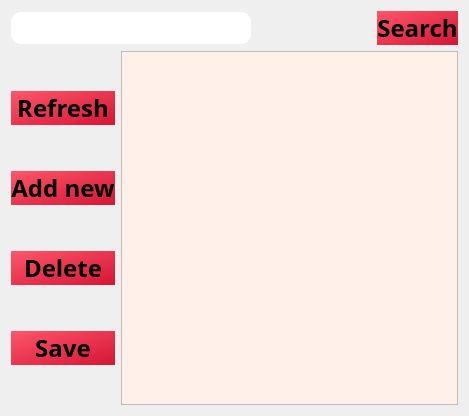
      <widget class="QWidget" name="tab_2">
       <attribute name="title">
        <string>Course</string>
       </attribute>
       <layout class="QVBoxLayout" name="verticalLayout_8">
        <item>
         <layout class="QVBoxLayout" name="verticalLayout_7">
          <item>
           <layout class="QHBoxLayout" name="horizontalLayout_6" stretch="1,0,0">
            <item>
             <widget class="QLineEdit" name="lineEdit_course">
              <property name="font">
               <font>
                <family>Segoe UI Semibold</family>
                <pointsize>20</pointsize>
                <bold>true</bold>
               </font>
              </property>
              <property name="styleSheet">
               <string notr="true">/* Search bar container */
QLineEdit#lineEdit_course {
  position: relative;
  display: inline-block;
  height: 32px;
  width: 240px;
  margin: 0;
  padding: 0;
  background-color: #fff;
  border: none;
  border-radius: 10px;
color:#0d0d0d;
}
</string>
              </property>
             </widget>
            </item>
            <item>
             <spacer name="horizontalSpacer_2">
              <property name="orientation">
               <enum>Qt::Horizontal</enum>
              </property>
              <property name="sizeHint" stdset="0">
               <size>
                <width>120</width>
                <height>20</height>
               </size>
              </property>
             </spacer>
            </item>
            <item>
             <widget class="QPushButton" name="search_course">
              <property name="font">
               <font>
                <family>Gilroy</family>
                <pointsize>18</pointsize>
                <bold>true</bold>
               </font>
              </property>
              <property name="styleSheet">
               <string notr="true">background: qlineargradient(spread:pad, x1:0, y1:0, x2:1, y2:1, stop:0 rgba(254, 86, 106, 255), stop:1 rgba(213, 21, 53, 255));
border: none;
font-family: Gilroy,sans-serif;</string>
              </property>
              <property name="text">
               <string>Search</string>
              </property>
              <property name="icon">
               <iconset resource="Resource.qrc">
                <normaloff>:/new/img/Artboard 1 copy.png</normaloff>:/new/img/Artboard 1 copy.png</iconset>
              </property>
              <property name="iconSize">
               <size>
                <width>25</width>
                <height>25</height>
               </size>
              </property>
             </widget>
            </item>
           </layout>
          </item>
          <item>
           <layout class="QHBoxLayout" name="horizontalLayout_5">
            <item>
             <layout class="QVBoxLayout" name="verticalLayout_5">
              <item>
               <spacer name="verticalSpacer_7">
                <property name="orientation">
                 <enum>Qt::Vertical</enum>
                </property>
                <property name="sizeHint" stdset="0">
                 <size>
                  <width>20</width>
                  <height>40</height>
                 </size>
                </property>
               </spacer>
              </item>
              <item>
               <widget class="QPushButton" name="RefreshCButton">
                <property name="font">
                 <font>
                  <family>Gilroy</family>
                  <pointsize>18</pointsize>
                  <bold>true</bold>
                 </font>
                </property>
                <property name="styleSheet">
                 <string notr="true">background: qlineargradient(spread:pad, x1:0, y1:0, x2:1, y2:1, stop:0 rgba(254, 86, 106, 255), stop:1 rgba(213, 21, 53, 255));
border: none;
font-family: Gilroy,sans-serif;</string>
                </property>
                <property name="text">
                 <string>Refresh</string>
                </property>
                <property name="icon">
                 <iconset>
                  <selectedoff>:/new/img/ref.png</selectedoff>
                 </iconset>
                </property>
                <property name="iconSize">
                 <size>
                  <width>30</width>
                  <height>30</height>
                 </size>
                </property>
               </widget>
              </item>
              <item>
               <spacer name="verticalSpacer_8">
                <property name="orientation">
                 <enum>Qt::Vertical</enum>
                </property>
                <property name="sizeHint" stdset="0">
                 <size>
                  <width>20</width>
                  <height>40</height>
                 </size>
                </property>
               </spacer>
              </item>
              <item>
               <widget class="QPushButton" name="addCourse">
                <property name="font">
                 <font>
                  <family>Gilroy</family>
                  <pointsize>18</pointsize>
                  <bold>true</bold>
                 </font>
                </property>
                <property name="styleSheet">
                 <string notr="true">background: qlineargradient(spread:pad, x1:0, y1:0, x2:1, y2:1, stop:0 rgba(254, 86, 106, 255), stop:1 rgba(213, 21, 53, 255));
border: none;
font-family: Gilroy,sans-serif;</string>
                </property>
                <property name="text">
                 <string>Add new</string>
                </property>
                <property name="icon">
                 <iconset>
                  <selectedoff>:/new/img/add.png</selectedoff>
                 </iconset>
                </property>
                <property name="iconSize">
                 <size>
                  <width>30</width>
                  <height>30</height>
                 </size>
                </property>
               </widget>
              </item>
              <item>
               <spacer name="verticalSpacer_10">
                <property name="orientation">
                 <enum>Qt::Vertical</enum>
                </property>
                <property name="sizeHint" stdset="0">
                 <size>
                  <width>20</width>
                  <height>40</height>
                 </size>
                </property>
               </spacer>
              </item>
              <item>
               <widget class="QPushButton" name="delete_course">
                <property name="font">
                 <font>
                  <family>Gilroy</family>
                  <pointsize>18</pointsize>
                  <bold>true</bold>
                 </font>
                </property>
                <property name="styleSheet">
                 <string notr="true">background: qlineargradient(spread:pad, x1:0, y1:0, x2:1, y2:1, stop:0 rgba(254, 86, 106, 255), stop:1 rgba(213, 21, 53, 255));
border: none;
font-family: Gilroy,sans-serif;</string>
                </property>
                <property name="text">
                 <string>Delete</string>
                </property>
                <property name="icon">
                 <iconset>
                  <selectedoff>:/new/img/delete.png</selectedoff>
                 </iconset>
                </property>
                <property name="iconSize">
                 <size>
                  <width>30</width>
                  <height>30</height>
                 </size>
                </property>
               </widget>
              </item>
              <item>
               <spacer name="verticalSpacer_11">
                <property name="orientation">
                 <enum>Qt::Vertical</enum>
                </property>
                <property name="sizeHint" stdset="0">
                 <size>
                  <width>20</width>
                  <height>40</height>
                 </size>
                </property>
               </spacer>
              </item>
              <item>
               <widget class="QPushButton" name="save_course">
                <property name="font">
                 <font>
                  <family>Gilroy</family>
                  <pointsize>18</pointsize>
                  <bold>true</bold>
                 </font>
                </property>
                <property name="styleSheet">
                 <string notr="true">background: qlineargradient(spread:pad, x1:0, y1:0, x2:1, y2:1, stop:0 rgba(254, 86, 106, 255), stop:1 rgba(213, 21, 53, 255));
border: none;
font-family: Gilroy,sans-serif;</string>
                </property>
                <property name="text">
                 <string>Save</string>
                </property>
                <property name="icon">
                 <iconset>
                  <selectedoff>:/new/img/save.png</selectedoff>
                 </iconset>
                </property>
                <property name="iconSize">
                 <size>
                  <width>30</width>
                  <height>30</height>
                 </size>
                </property>
               </widget>
              </item>
              <item>
               <spacer name="verticalSpacer_12">
                <property name="orientation">
                 <enum>Qt::Vertical</enum>
                </property>
                <property name="sizeHint" stdset="0">
                 <size>
                  <width>20</width>
                  <height>40</height>
                 </size>
                </property>
               </spacer>
              </item>
             </layout>
            </item>
            <item>
             <widget class="QTableWidget" name="courseTable">
              <property name="styleSheet">
               <string notr="true">QWidget {
    background-color: rgb(255, 241, 233);
    color: #ffffff;
 font-weight: bold;
}

QHeaderView::section {
    background-color: qlineargradient(spread:pad, x1:0, y1:0, x2:1, y2:1, stop:0 rgba(254, 86, 106, 255), stop:1 rgba(213, 21, 53, 255));
    padding: 4px;
    border: 1px solid #fffff8;
    font-size: 16pt;
}

QTableWidget {
    gridline-color: #fffff8;
    font-size: 14pt;
}

QTableView::item 
{
    font-size: 14pt;
	color: rgb(0, 0, 0);
    font-size: 14pt;
}
</string>
              </property>
              <property name="editTriggers">
               <set>QAbstractItemView::NoEditTriggers</set>
              </property>
              <property name="alternatingRowColors">
               <bool>true</bool>
              </property>
              <property name="selectionMode">
               <enum>QAbstractItemView::SingleSelection</enum>
              </property>
              <property name="selectionBehavior">
               <enum>QAbstractItemView::SelectRows</enum>
              </property>
              <property name="sortingEnabled">
               <bool>true</bool>
              </property>
              <attribute name="horizontalHeaderStretchLastSection">
               <bool>true</bool>
              </attribute>
             </widget>
            </item>
           </layout>
          </item>
         </layout>
        </item>
       </layout>
      </widget>
